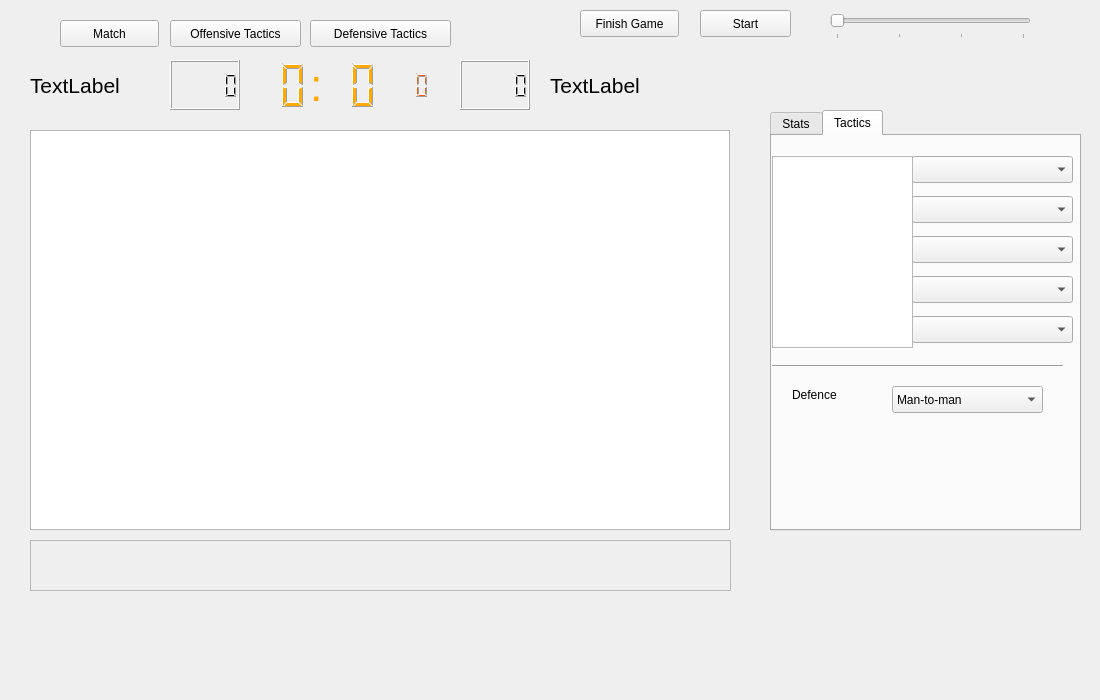
<?xml version="1.0" encoding="UTF-8"?>
<ui version="4.0">
 <class>MatchScreen</class>
 <widget class="QWidget" name="MatchScreen">
  <property name="geometry">
   <rect>
    <x>0</x>
    <y>0</y>
    <width>1100</width>
    <height>700</height>
   </rect>
  </property>
  <property name="windowTitle">
   <string>Form</string>
  </property>
  <widget class="QStackedWidget" name="stackedWidget">
   <property name="geometry">
    <rect>
     <x>10</x>
     <y>50</y>
     <width>1071</width>
     <height>551</height>
    </rect>
   </property>
   <property name="currentIndex">
    <number>0</number>
   </property>
   <widget class="QWidget" name="CourtScreen">
    <widget class="QGraphicsView" name="court">
     <property name="geometry">
      <rect>
       <x>20</x>
       <y>80</y>
       <width>700</width>
       <height>400</height>
      </rect>
     </property>
     <property name="verticalScrollBarPolicy">
      <enum>Qt::ScrollBarAlwaysOff</enum>
     </property>
     <property name="horizontalScrollBarPolicy">
      <enum>Qt::ScrollBarAlwaysOff</enum>
     </property>
    </widget>
    <widget class="QLabel" name="commentary">
     <property name="geometry">
      <rect>
       <x>20</x>
       <y>490</y>
       <width>701</width>
       <height>51</height>
      </rect>
     </property>
     <property name="font">
      <font>
       <pointsize>16</pointsize>
      </font>
     </property>
     <property name="frameShape">
      <enum>QFrame::StyledPanel</enum>
     </property>
     <property name="text">
      <string/>
     </property>
     <property name="alignment">
      <set>Qt::AlignCenter</set>
     </property>
    </widget>
    <widget class="QLCDNumber" name="scoreOne">
     <property name="geometry">
      <rect>
       <x>160</x>
       <y>10</y>
       <width>70</width>
       <height>50</height>
      </rect>
     </property>
    </widget>
    <widget class="QLCDNumber" name="scoreTwo">
     <property name="geometry">
      <rect>
       <x>450</x>
       <y>10</y>
       <width>70</width>
       <height>50</height>
      </rect>
     </property>
    </widget>
    <widget class="QLCDNumber" name="clockMinutes">
     <property name="geometry">
      <rect>
       <x>240</x>
       <y>10</y>
       <width>61</width>
       <height>51</height>
      </rect>
     </property>
     <property name="font">
      <font>
       <pointsize>18</pointsize>
      </font>
     </property>
     <property name="styleSheet">
      <string notr="true">color: rgb(255, 170, 0);</string>
     </property>
     <property name="frameShape">
      <enum>QFrame::NoFrame</enum>
     </property>
     <property name="digitCount">
      <number>2</number>
     </property>
    </widget>
    <widget class="QLCDNumber" name="clockSeconds">
     <property name="geometry">
      <rect>
       <x>310</x>
       <y>10</y>
       <width>61</width>
       <height>51</height>
      </rect>
     </property>
     <property name="font">
      <font>
       <pointsize>18</pointsize>
      </font>
     </property>
     <property name="styleSheet">
      <string notr="true">color: rgb(255, 170, 0);</string>
     </property>
     <property name="frameShape">
      <enum>QFrame::NoFrame</enum>
     </property>
     <property name="smallDecimalPoint">
      <bool>false</bool>
     </property>
     <property name="digitCount">
      <number>2</number>
     </property>
     <property name="segmentStyle">
      <enum>QLCDNumber::Filled</enum>
     </property>
     <property name="value" stdset="0">
      <double>0.000000000000000</double>
     </property>
     <property name="intValue" stdset="0">
      <number>0</number>
     </property>
    </widget>
    <widget class="QLCDNumber" name="clockShot">
     <property name="geometry">
      <rect>
       <x>390</x>
       <y>20</y>
       <width>31</width>
       <height>31</height>
      </rect>
     </property>
     <property name="font">
      <font>
       <pointsize>18</pointsize>
      </font>
     </property>
     <property name="styleSheet">
      <string notr="true">color: rgb(255, 85, 0);</string>
     </property>
     <property name="frameShape">
      <enum>QFrame::NoFrame</enum>
     </property>
     <property name="digitCount">
      <number>2</number>
     </property>
    </widget>
    <widget class="QTabWidget" name="quickTab">
     <property name="geometry">
      <rect>
       <x>760</x>
       <y>60</y>
       <width>311</width>
       <height>421</height>
      </rect>
     </property>
     <property name="tabPosition">
      <enum>QTabWidget::North</enum>
     </property>
     <property name="tabShape">
      <enum>QTabWidget::Rounded</enum>
     </property>
     <property name="currentIndex">
      <number>1</number>
     </property>
     <property name="elideMode">
      <enum>Qt::ElideNone</enum>
     </property>
     <widget class="QWidget" name="Stats">
      <attribute name="title">
       <string>Stats</string>
      </attribute>
     </widget>
     <widget class="QWidget" name="Tactics">
      <attribute name="title">
       <string>Tactics</string>
      </attribute>
      <widget class="QComboBox" name="quickStrategyOne">
       <property name="geometry">
        <rect>
         <x>140</x>
         <y>20</y>
         <width>161</width>
         <height>27</height>
        </rect>
       </property>
      </widget>
      <widget class="QComboBox" name="quickStrategyTwo">
       <property name="geometry">
        <rect>
         <x>140</x>
         <y>60</y>
         <width>161</width>
         <height>27</height>
        </rect>
       </property>
      </widget>
      <widget class="QComboBox" name="quickStrategyThree">
       <property name="geometry">
        <rect>
         <x>140</x>
         <y>100</y>
         <width>161</width>
         <height>27</height>
        </rect>
       </property>
      </widget>
      <widget class="QComboBox" name="quickStrategyFour">
       <property name="geometry">
        <rect>
         <x>140</x>
         <y>140</y>
         <width>161</width>
         <height>27</height>
        </rect>
       </property>
      </widget>
      <widget class="QComboBox" name="quickStrategyFive">
       <property name="geometry">
        <rect>
         <x>140</x>
         <y>180</y>
         <width>161</width>
         <height>27</height>
        </rect>
       </property>
      </widget>
      <widget class="Line" name="line_2">
       <property name="geometry">
        <rect>
         <x>0</x>
         <y>220</y>
         <width>291</width>
         <height>20</height>
        </rect>
       </property>
       <property name="orientation">
        <enum>Qt::Horizontal</enum>
       </property>
      </widget>
      <widget class="QListWidget" name="quickPlayerList">
       <property name="geometry">
        <rect>
         <x>0</x>
         <y>20</y>
         <width>141</width>
         <height>192</height>
        </rect>
       </property>
       <property name="font">
        <font>
         <pointsize>16</pointsize>
        </font>
       </property>
       <property name="verticalScrollBarPolicy">
        <enum>Qt::ScrollBarAlwaysOff</enum>
       </property>
       <property name="horizontalScrollBarPolicy">
        <enum>Qt::ScrollBarAlwaysOff</enum>
       </property>
       <property name="spacing">
        <number>6</number>
       </property>
      </widget>
      <widget class="QComboBox" name="defenceType">
       <property name="geometry">
        <rect>
         <x>120</x>
         <y>250</y>
         <width>151</width>
         <height>27</height>
        </rect>
       </property>
       <item>
        <property name="text">
         <string>Man-to-man</string>
        </property>
       </item>
       <item>
        <property name="text">
         <string>3-2 Zone</string>
        </property>
       </item>
      </widget>
      <widget class="QLabel" name="label_2">
       <property name="geometry">
        <rect>
         <x>20</x>
         <y>250</y>
         <width>67</width>
         <height>17</height>
        </rect>
       </property>
       <property name="text">
        <string>Defence</string>
       </property>
      </widget>
     </widget>
    </widget>
    <widget class="QLabel" name="label">
     <property name="geometry">
      <rect>
       <x>300</x>
       <y>10</y>
       <width>16</width>
       <height>51</height>
      </rect>
     </property>
     <property name="font">
      <font>
       <pointsize>34</pointsize>
      </font>
     </property>
     <property name="styleSheet">
      <string notr="true">color: rgb(255, 170, 0);</string>
     </property>
     <property name="text">
      <string>:</string>
     </property>
    </widget>
    <widget class="QLabel" name="teamOneName">
     <property name="geometry">
      <rect>
       <x>20</x>
       <y>20</y>
       <width>131</width>
       <height>31</height>
      </rect>
     </property>
     <property name="font">
      <font>
       <pointsize>16</pointsize>
      </font>
     </property>
     <property name="text">
      <string>TextLabel</string>
     </property>
    </widget>
    <widget class="QLabel" name="teamTwoName">
     <property name="geometry">
      <rect>
       <x>540</x>
       <y>20</y>
       <width>161</width>
       <height>31</height>
      </rect>
     </property>
     <property name="font">
      <font>
       <pointsize>16</pointsize>
      </font>
     </property>
     <property name="text">
      <string>TextLabel</string>
     </property>
    </widget>
    <zorder>court</zorder>
    <zorder>commentary</zorder>
    <zorder>scoreOne</zorder>
    <zorder>scoreTwo</zorder>
    <zorder>clockMinutes</zorder>
    <zorder>clockShot</zorder>
    <zorder>quickTab</zorder>
    <zorder>label</zorder>
    <zorder>clockSeconds</zorder>
    <zorder>teamOneName</zorder>
    <zorder>teamTwoName</zorder>
   </widget>
   <widget class="QWidget" name="TacticScreen">
    <widget class="QComboBox" name="positionOne">
     <property name="geometry">
      <rect>
       <x>150</x>
       <y>85</y>
       <width>145</width>
       <height>27</height>
      </rect>
     </property>
    </widget>
    <widget class="QComboBox" name="strategyOne">
     <property name="geometry">
      <rect>
       <x>300</x>
       <y>85</y>
       <width>161</width>
       <height>27</height>
      </rect>
     </property>
    </widget>
    <widget class="Line" name="line">
     <property name="geometry">
      <rect>
       <x>10</x>
       <y>271</y>
       <width>1011</width>
       <height>16</height>
      </rect>
     </property>
     <property name="frameShadow">
      <enum>QFrame::Plain</enum>
     </property>
     <property name="lineWidth">
      <number>1</number>
     </property>
     <property name="orientation">
      <enum>Qt::Horizontal</enum>
     </property>
    </widget>
    <widget class="QComboBox" name="strategyTwo">
     <property name="geometry">
      <rect>
       <x>300</x>
       <y>125</y>
       <width>161</width>
       <height>27</height>
      </rect>
     </property>
    </widget>
    <widget class="QComboBox" name="positionTwo">
     <property name="geometry">
      <rect>
       <x>150</x>
       <y>125</y>
       <width>145</width>
       <height>27</height>
      </rect>
     </property>
    </widget>
    <widget class="QComboBox" name="strategyThree">
     <property name="geometry">
      <rect>
       <x>300</x>
       <y>165</y>
       <width>161</width>
       <height>27</height>
      </rect>
     </property>
    </widget>
    <widget class="QComboBox" name="positionThree">
     <property name="geometry">
      <rect>
       <x>150</x>
       <y>165</y>
       <width>145</width>
       <height>27</height>
      </rect>
     </property>
    </widget>
    <widget class="QComboBox" name="strategyFour">
     <property name="geometry">
      <rect>
       <x>300</x>
       <y>205</y>
       <width>161</width>
       <height>27</height>
      </rect>
     </property>
    </widget>
    <widget class="QComboBox" name="positionFour">
     <property name="geometry">
      <rect>
       <x>150</x>
       <y>205</y>
       <width>145</width>
       <height>27</height>
      </rect>
     </property>
    </widget>
    <widget class="QComboBox" name="strategyFive">
     <property name="geometry">
      <rect>
       <x>300</x>
       <y>245</y>
       <width>161</width>
       <height>27</height>
      </rect>
     </property>
    </widget>
    <widget class="QComboBox" name="positionFive">
     <property name="geometry">
      <rect>
       <x>150</x>
       <y>245</y>
       <width>145</width>
       <height>27</height>
      </rect>
     </property>
    </widget>
    <widget class="QListWidget" name="playerWidget">
     <property name="geometry">
      <rect>
       <x>10</x>
       <y>85</y>
       <width>131</width>
       <height>401</height>
      </rect>
     </property>
     <property name="font">
      <font>
       <pointsize>16</pointsize>
      </font>
     </property>
     <property name="autoFillBackground">
      <bool>true</bool>
     </property>
     <property name="frameShape">
      <enum>QFrame::NoFrame</enum>
     </property>
     <property name="frameShadow">
      <enum>QFrame::Sunken</enum>
     </property>
     <property name="verticalScrollBarPolicy">
      <enum>Qt::ScrollBarAlwaysOff</enum>
     </property>
     <property name="horizontalScrollBarPolicy">
      <enum>Qt::ScrollBarAlwaysOff</enum>
     </property>
     <property name="alternatingRowColors">
      <bool>false</bool>
     </property>
     <property name="selectionMode">
      <enum>QAbstractItemView::SingleSelection</enum>
     </property>
     <property name="verticalScrollMode">
      <enum>QAbstractItemView::ScrollPerItem</enum>
     </property>
     <property name="gridSize">
      <size>
       <width>0</width>
       <height>40</height>
      </size>
     </property>
    </widget>
    <widget class="QComboBox" name="swapPlayerOne">
     <property name="geometry">
      <rect>
       <x>50</x>
       <y>510</y>
       <width>160</width>
       <height>27</height>
      </rect>
     </property>
    </widget>
    <widget class="QComboBox" name="swapPlayerTwo">
     <property name="geometry">
      <rect>
       <x>220</x>
       <y>510</y>
       <width>160</width>
       <height>27</height>
      </rect>
     </property>
    </widget>
    <widget class="QPushButton" name="swapButton">
     <property name="geometry">
      <rect>
       <x>410</x>
       <y>510</y>
       <width>99</width>
       <height>27</height>
      </rect>
     </property>
     <property name="text">
      <string>Swap</string>
     </property>
    </widget>
    <widget class="QTabWidget" name="tabWidget">
     <property name="geometry">
      <rect>
       <x>470</x>
       <y>0</y>
       <width>561</width>
       <height>491</height>
      </rect>
     </property>
     <property name="currentIndex">
      <number>0</number>
     </property>
     <widget class="QWidget" name="ratings">
      <attribute name="title">
       <string>Ratings</string>
      </attribute>
      <widget class="QTableWidget" name="ratingsWidget">
       <property name="geometry">
        <rect>
         <x>10</x>
         <y>10</y>
         <width>521</width>
         <height>441</height>
        </rect>
       </property>
       <property name="frameShape">
        <enum>QFrame::StyledPanel</enum>
       </property>
       <property name="frameShadow">
        <enum>QFrame::Sunken</enum>
       </property>
       <property name="verticalScrollBarPolicy">
        <enum>Qt::ScrollBarAlwaysOff</enum>
       </property>
       <property name="horizontalScrollBarPolicy">
        <enum>Qt::ScrollBarAlwaysOff</enum>
       </property>
       <property name="autoScroll">
        <bool>false</bool>
       </property>
       <property name="editTriggers">
        <set>QAbstractItemView::NoEditTriggers</set>
       </property>
       <property name="selectionMode">
        <enum>QAbstractItemView::NoSelection</enum>
       </property>
       <property name="verticalScrollMode">
        <enum>QAbstractItemView::ScrollPerPixel</enum>
       </property>
       <property name="showGrid">
        <bool>true</bool>
       </property>
       <property name="gridStyle">
        <enum>Qt::SolidLine</enum>
       </property>
       <property name="cornerButtonEnabled">
        <bool>true</bool>
       </property>
       <property name="rowCount">
        <number>11</number>
       </property>
       <property name="columnCount">
        <number>13</number>
       </property>
       <attribute name="horizontalHeaderVisible">
        <bool>false</bool>
       </attribute>
       <attribute name="horizontalHeaderDefaultSectionSize">
        <number>40</number>
       </attribute>
       <attribute name="verticalHeaderVisible">
        <bool>false</bool>
       </attribute>
       <attribute name="verticalHeaderDefaultSectionSize">
        <number>40</number>
       </attribute>
       <row/>
       <row/>
       <row/>
       <row/>
       <row/>
       <row/>
       <row/>
       <row/>
       <row/>
       <row/>
       <row/>
       <column/>
       <column/>
       <column/>
       <column/>
       <column/>
       <column/>
       <column/>
       <column/>
       <column/>
       <column/>
       <column/>
       <column/>
       <column/>
      </widget>
     </widget>
     <widget class="QWidget" name="stats">
      <attribute name="title">
       <string>Stats</string>
      </attribute>
      <widget class="QTableWidget" name="statsWidget">
       <property name="geometry">
        <rect>
         <x>10</x>
         <y>10</y>
         <width>541</width>
         <height>441</height>
        </rect>
       </property>
       <property name="frameShape">
        <enum>QFrame::StyledPanel</enum>
       </property>
       <property name="frameShadow">
        <enum>QFrame::Sunken</enum>
       </property>
       <property name="verticalScrollBarPolicy">
        <enum>Qt::ScrollBarAlwaysOff</enum>
       </property>
       <property name="horizontalScrollBarPolicy">
        <enum>Qt::ScrollBarAlwaysOff</enum>
       </property>
       <property name="autoScroll">
        <bool>false</bool>
       </property>
       <property name="editTriggers">
        <set>QAbstractItemView::NoEditTriggers</set>
       </property>
       <property name="selectionMode">
        <enum>QAbstractItemView::NoSelection</enum>
       </property>
       <property name="verticalScrollMode">
        <enum>QAbstractItemView::ScrollPerPixel</enum>
       </property>
       <property name="showGrid">
        <bool>true</bool>
       </property>
       <property name="gridStyle">
        <enum>Qt::SolidLine</enum>
       </property>
       <property name="cornerButtonEnabled">
        <bool>true</bool>
       </property>
       <property name="rowCount">
        <number>11</number>
       </property>
       <property name="columnCount">
        <number>13</number>
       </property>
       <attribute name="horizontalHeaderVisible">
        <bool>false</bool>
       </attribute>
       <attribute name="horizontalHeaderDefaultSectionSize">
        <number>45</number>
       </attribute>
       <attribute name="verticalHeaderVisible">
        <bool>false</bool>
       </attribute>
       <attribute name="verticalHeaderDefaultSectionSize">
        <number>40</number>
       </attribute>
       <row/>
       <row/>
       <row/>
       <row/>
       <row/>
       <row/>
       <row/>
       <row/>
       <row/>
       <row/>
       <row/>
       <column/>
       <column/>
       <column/>
       <column/>
       <column/>
       <column/>
       <column/>
       <column/>
       <column/>
       <column/>
       <column/>
       <column/>
       <column/>
      </widget>
     </widget>
    </widget>
    <zorder>positionOne</zorder>
    <zorder>strategyOne</zorder>
    <zorder>strategyTwo</zorder>
    <zorder>positionTwo</zorder>
    <zorder>strategyThree</zorder>
    <zorder>positionThree</zorder>
    <zorder>strategyFour</zorder>
    <zorder>positionFour</zorder>
    <zorder>strategyFive</zorder>
    <zorder>positionFive</zorder>
    <zorder>playerWidget</zorder>
    <zorder>swapPlayerOne</zorder>
    <zorder>swapPlayerTwo</zorder>
    <zorder>swapButton</zorder>
    <zorder>tabWidget</zorder>
    <zorder>line</zorder>
   </widget>
   <widget class="QWidget" name="DefenceScreen">
    <widget class="QComboBox" name="matchupOne">
     <property name="geometry">
      <rect>
       <x>220</x>
       <y>80</y>
       <width>51</width>
       <height>27</height>
      </rect>
     </property>
    </widget>
    <widget class="QComboBox" name="defenceSettingOne">
     <property name="geometry">
      <rect>
       <x>340</x>
       <y>80</y>
       <width>91</width>
       <height>27</height>
      </rect>
     </property>
    </widget>
    <widget class="QComboBox" name="defenceSettingTwo">
     <property name="geometry">
      <rect>
       <x>340</x>
       <y>120</y>
       <width>91</width>
       <height>27</height>
      </rect>
     </property>
    </widget>
    <widget class="QComboBox" name="matchupTwo">
     <property name="geometry">
      <rect>
       <x>220</x>
       <y>120</y>
       <width>51</width>
       <height>27</height>
      </rect>
     </property>
    </widget>
    <widget class="QComboBox" name="defenceSettingThree">
     <property name="geometry">
      <rect>
       <x>340</x>
       <y>160</y>
       <width>91</width>
       <height>27</height>
      </rect>
     </property>
    </widget>
    <widget class="QComboBox" name="matchupThree">
     <property name="geometry">
      <rect>
       <x>220</x>
       <y>160</y>
       <width>51</width>
       <height>27</height>
      </rect>
     </property>
    </widget>
    <widget class="QComboBox" name="defenceSettingFour">
     <property name="geometry">
      <rect>
       <x>340</x>
       <y>200</y>
       <width>91</width>
       <height>27</height>
      </rect>
     </property>
    </widget>
    <widget class="QComboBox" name="matchupFour">
     <property name="geometry">
      <rect>
       <x>220</x>
       <y>200</y>
       <width>51</width>
       <height>27</height>
      </rect>
     </property>
    </widget>
    <widget class="QComboBox" name="defenceSettingFive">
     <property name="geometry">
      <rect>
       <x>340</x>
       <y>240</y>
       <width>91</width>
       <height>27</height>
      </rect>
     </property>
    </widget>
    <widget class="QComboBox" name="matchupFive">
     <property name="geometry">
      <rect>
       <x>220</x>
       <y>240</y>
       <width>51</width>
       <height>27</height>
      </rect>
     </property>
    </widget>
    <widget class="QComboBox" name="defenceType_2">
     <property name="geometry">
      <rect>
       <x>190</x>
       <y>320</y>
       <width>121</width>
       <height>27</height>
      </rect>
     </property>
     <item>
      <property name="text">
       <string>Man-to-man</string>
      </property>
     </item>
     <item>
      <property name="text">
       <string>3-2 Zone</string>
      </property>
     </item>
    </widget>
    <widget class="QListWidget" name="oppPlayerNames">
     <property name="geometry">
      <rect>
       <x>10</x>
       <y>85</y>
       <width>151</width>
       <height>201</height>
      </rect>
     </property>
     <property name="font">
      <font>
       <pointsize>16</pointsize>
      </font>
     </property>
     <property name="frameShape">
      <enum>QFrame::NoFrame</enum>
     </property>
     <property name="verticalScrollBarPolicy">
      <enum>Qt::ScrollBarAlwaysOff</enum>
     </property>
     <property name="horizontalScrollBarPolicy">
      <enum>Qt::ScrollBarAlwaysOff</enum>
     </property>
     <property name="spacing">
      <number>0</number>
     </property>
     <property name="gridSize">
      <size>
       <width>0</width>
       <height>40</height>
      </size>
     </property>
    </widget>
    <widget class="QTabWidget" name="oppPlayerTab">
     <property name="geometry">
      <rect>
       <x>470</x>
       <y>0</y>
       <width>551</width>
       <height>291</height>
      </rect>
     </property>
     <property name="currentIndex">
      <number>0</number>
     </property>
     <widget class="QWidget" name="oppRatings">
      <attribute name="title">
       <string>Ratings</string>
      </attribute>
      <widget class="QTableWidget" name="oppPlayerRatings">
       <property name="geometry">
        <rect>
         <x>0</x>
         <y>0</y>
         <width>521</width>
         <height>241</height>
        </rect>
       </property>
       <property name="verticalScrollBarPolicy">
        <enum>Qt::ScrollBarAlwaysOff</enum>
       </property>
       <property name="horizontalScrollBarPolicy">
        <enum>Qt::ScrollBarAlwaysOff</enum>
       </property>
       <property name="editTriggers">
        <set>QAbstractItemView::NoEditTriggers</set>
       </property>
       <property name="rowCount">
        <number>6</number>
       </property>
       <property name="columnCount">
        <number>13</number>
       </property>
       <attribute name="horizontalHeaderVisible">
        <bool>false</bool>
       </attribute>
       <attribute name="horizontalHeaderDefaultSectionSize">
        <number>40</number>
       </attribute>
       <attribute name="verticalHeaderVisible">
        <bool>false</bool>
       </attribute>
       <attribute name="verticalHeaderDefaultSectionSize">
        <number>40</number>
       </attribute>
       <row/>
       <row/>
       <row/>
       <row/>
       <row/>
       <row/>
       <column/>
       <column/>
       <column/>
       <column/>
       <column/>
       <column/>
       <column/>
       <column/>
       <column/>
       <column/>
       <column/>
       <column/>
       <column/>
      </widget>
     </widget>
     <widget class="QWidget" name="opp_stats">
      <attribute name="title">
       <string>Stats</string>
      </attribute>
      <widget class="QTableWidget" name="oppStats">
       <property name="geometry">
        <rect>
         <x>0</x>
         <y>0</y>
         <width>541</width>
         <height>241</height>
        </rect>
       </property>
       <property name="midLineWidth">
        <number>0</number>
       </property>
       <property name="verticalScrollBarPolicy">
        <enum>Qt::ScrollBarAlwaysOff</enum>
       </property>
       <property name="horizontalScrollBarPolicy">
        <enum>Qt::ScrollBarAlwaysOff</enum>
       </property>
       <property name="editTriggers">
        <set>QAbstractItemView::NoEditTriggers</set>
       </property>
       <property name="textElideMode">
        <enum>Qt::ElideRight</enum>
       </property>
       <property name="rowCount">
        <number>6</number>
       </property>
       <property name="columnCount">
        <number>13</number>
       </property>
       <attribute name="horizontalHeaderVisible">
        <bool>false</bool>
       </attribute>
       <attribute name="horizontalHeaderDefaultSectionSize">
        <number>45</number>
       </attribute>
       <attribute name="verticalHeaderVisible">
        <bool>false</bool>
       </attribute>
       <attribute name="verticalHeaderDefaultSectionSize">
        <number>40</number>
       </attribute>
       <row/>
       <row/>
       <row/>
       <row/>
       <row/>
       <row/>
       <column/>
       <column/>
       <column/>
       <column/>
       <column/>
       <column/>
       <column/>
       <column/>
       <column/>
       <column/>
       <column/>
       <column/>
       <column/>
      </widget>
     </widget>
    </widget>
    <widget class="QLabel" name="label_4">
     <property name="geometry">
      <rect>
       <x>330</x>
       <y>40</y>
       <width>121</width>
       <height>17</height>
      </rect>
     </property>
     <property name="text">
      <string>Defence Setting</string>
     </property>
    </widget>
    <widget class="QLabel" name="label_3">
     <property name="geometry">
      <rect>
       <x>190</x>
       <y>40</y>
       <width>121</width>
       <height>21</height>
      </rect>
     </property>
     <property name="text">
      <string>Defence Matchup</string>
     </property>
    </widget>
    <widget class="QLabel" name="label_5">
     <property name="geometry">
      <rect>
       <x>46</x>
       <y>320</y>
       <width>121</width>
       <height>20</height>
      </rect>
     </property>
     <property name="text">
      <string>Defence Type</string>
     </property>
    </widget>
   </widget>
  </widget>
  <widget class="QPushButton" name="matchButton">
   <property name="geometry">
    <rect>
     <x>60</x>
     <y>20</y>
     <width>99</width>
     <height>27</height>
    </rect>
   </property>
   <property name="text">
    <string>Match</string>
   </property>
  </widget>
  <widget class="QPushButton" name="tacticsButton">
   <property name="geometry">
    <rect>
     <x>170</x>
     <y>20</y>
     <width>131</width>
     <height>27</height>
    </rect>
   </property>
   <property name="text">
    <string>Offensive Tactics</string>
   </property>
  </widget>
  <widget class="QSlider" name="matchSpeed">
   <property name="geometry">
    <rect>
     <x>830</x>
     <y>10</y>
     <width>201</width>
     <height>29</height>
    </rect>
   </property>
   <property name="maximum">
    <number>3</number>
   </property>
   <property name="singleStep">
    <number>1</number>
   </property>
   <property name="pageStep">
    <number>10</number>
   </property>
   <property name="value">
    <number>0</number>
   </property>
   <property name="tracking">
    <bool>true</bool>
   </property>
   <property name="orientation">
    <enum>Qt::Horizontal</enum>
   </property>
   <property name="tickPosition">
    <enum>QSlider::TicksBelow</enum>
   </property>
   <property name="tickInterval">
    <number>1</number>
   </property>
  </widget>
  <widget class="QPushButton" name="StartPauseButton">
   <property name="geometry">
    <rect>
     <x>700</x>
     <y>10</y>
     <width>91</width>
     <height>27</height>
    </rect>
   </property>
   <property name="text">
    <string>Start</string>
   </property>
  </widget>
  <widget class="QPushButton" name="defenceButton">
   <property name="geometry">
    <rect>
     <x>310</x>
     <y>20</y>
     <width>141</width>
     <height>27</height>
    </rect>
   </property>
   <property name="text">
    <string>Defensive Tactics</string>
   </property>
  </widget>
  <widget class="QPushButton" name="finishGame">
   <property name="geometry">
    <rect>
     <x>580</x>
     <y>10</y>
     <width>99</width>
     <height>27</height>
    </rect>
   </property>
   <property name="text">
    <string>Finish Game</string>
   </property>
  </widget>
 </widget>
 <resources/>
 <connections/>
</ui>
